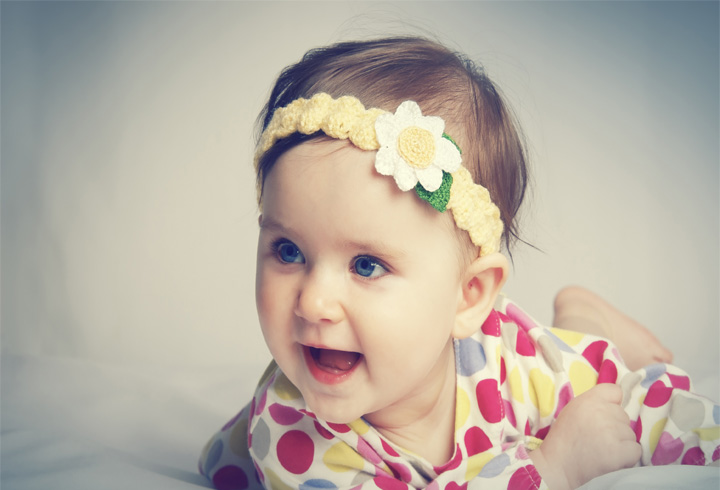
#> input picture beautiful.jpg, 720 x 490 px
$ python mark_test.py   (older library calls are emulated)
#> lines starting #> are read from the running program, lines starting #| are printed output that depends on the picture
### mark.py
import glob
import os
import argparse
from PIL import Image, ImageDraw, ImageFont


def mark_img(src_file, marks, dst_file):
#> called with src_file = 'beautiful.jpg', marks = 'You are so sweet and beautiful.', dst_file = 'marked.jpg'
    image = Image.open(src_file)
#> image is the input picture: PIL image 720x490 RGB; mean R, G, B 184.3, 174.5, 162.9
    # width, height = image.size
    draw = ImageDraw.Draw(image)

    font = ImageFont.truetype('Arial.ttf', 15)
    # text_width, text_height = draw.textsize(marks, font)

    # calculate the x,y coordinates of the text
    margin = 30
    x = margin
    y = margin

    # draw watermark in the bottom right corner
    draw.text((x, y), marks, fill=(255, 0, 0, 255), font=font)

    image.save(dst_file)
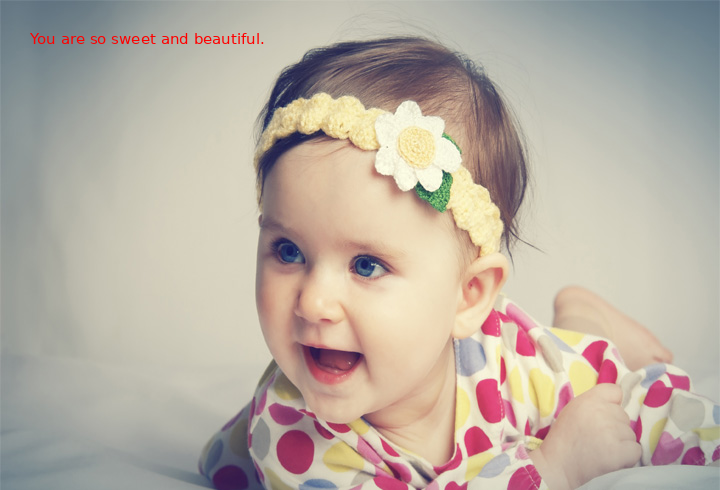
#> saved as marked.jpg: PIL image 720x490 RGB; mean R, G, B 184.5, 174.2, 162.6

    print "{} Marked.".format(src_file)


# [23 lines left out: functions read_marks_from_file, batch_mark, not called in this run]


# [12 lines that do not run on import are left out]

### mark_test.py
import mark

mark.mark_img('beautiful.jpg', "You are so sweet and beautiful.", 'marked.jpg')
